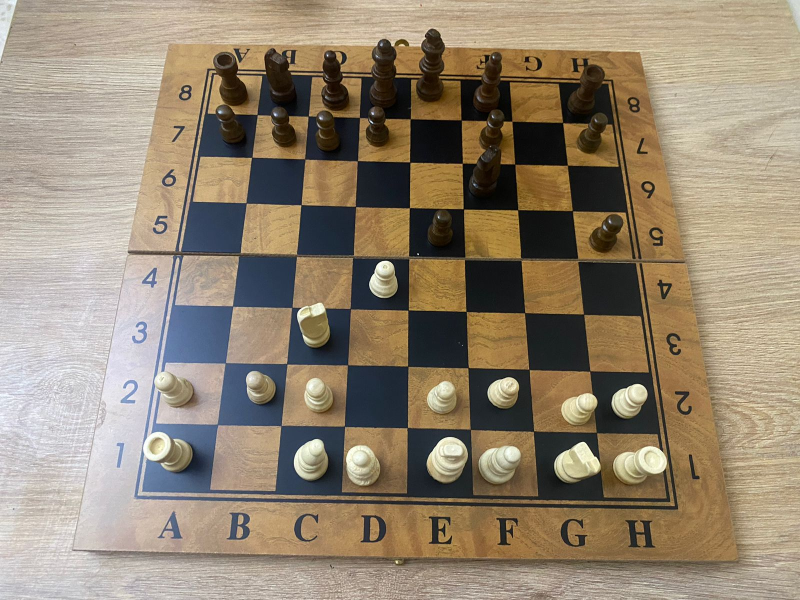
#> input picture hamza-Tests/test1.jpeg, 1600 x 1200 px, found by its file name (shown at 1/2 size)
$ python boardetection.py   (older library calls are emulated)
#> lines starting #> are read from the running program, lines starting #| are printed output that depends on the picture; after the words box and inside, x2 and y2 are one past the last pixel; in counts of white or black regions, pixels touching at a corner belong together
#> in main, img is the input picture: shape (1200, 1600, 3); mean B, G, R 113.3, 133.2, 147.2
import cv2
import PIL.Image
import numpy as np
import sys
np.set_printoptions(suppress=True, precision=2)

def scaleImageIfNeeded(img, max_width=1024, max_height=1024):
  """Scale image down to max_width / max_height keeping aspect ratio if needed. Do nothing otherwise."""
#> called with max_width = 1024, max_height = 1024
  # Input and Output is a numpy array
  img = PIL.Image.fromarray(img)
  img_width, img_height = img.size
#> img_width = 1600; img_height = 1200
  print("Image size %dx%d" % (img_width, img_height))
#| Image size 1600x1200
  aspect_ratio = min(float(max_width)/img_width, float(max_height)/img_height)
#> aspect_ratio = 0.64
  if aspect_ratio < 1.0:
    new_width, new_height = ((np.array(img.size) * aspect_ratio)).astype(int)
#> new_width = 1024; new_height = 768
    print(" Resizing to %dx%d" % (new_width, new_height))
#|  Resizing to 1024x768
    return np.array(img.resize((new_width,new_height)))
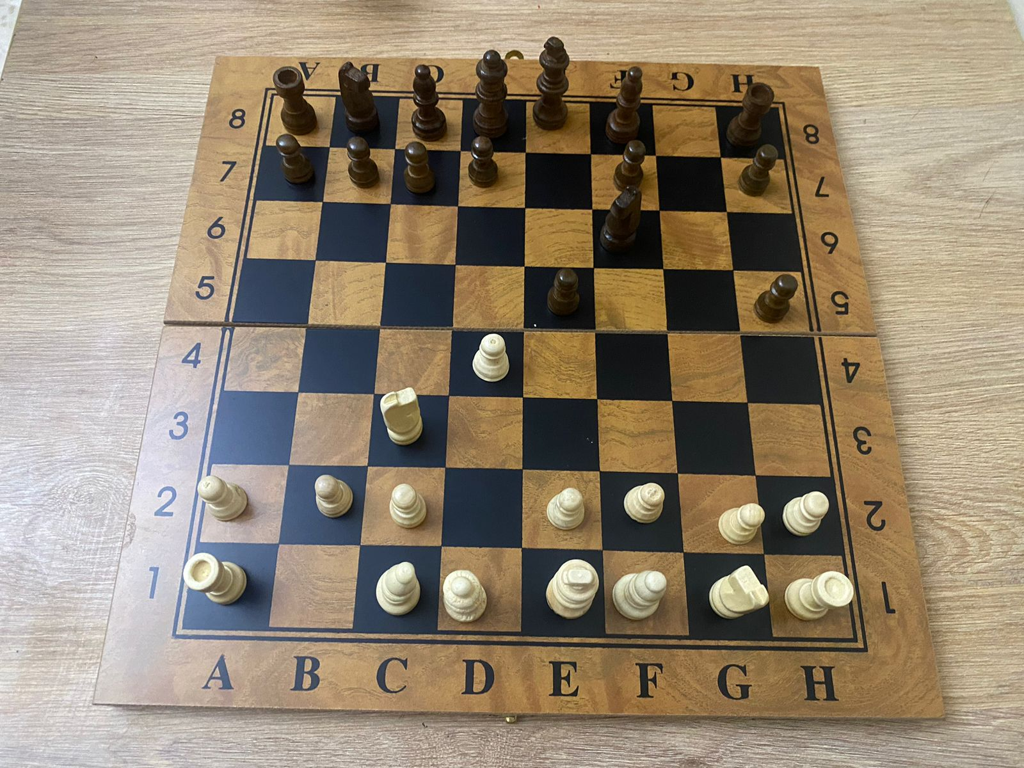
#> returned value: shape (768, 1024, 3); mean of channels 0, 1, 2 113.3, 133.2, 147.2; drawn as B, G, R
  return np.array(img)

def getAngle(a,b,c):
  # Get angle given 3 side lengths, in degrees
  return np.arccos((a*a+b*b-c*c) / (2*a*b)) * 180.0 / np.pi

# [169 lines left out: functions getSegmentThetaRho, getTwoLineSegmentIntersection, testTwoLineSegmentIntersection, getSegmentTheta, getSquareness, is_square and 4 more, not called in this run]


def findPotentialTiles(img):
  # blur img
  # img = (1.2*img - 0.2*cv2.blur(img,(3,3))).astype(np.uint8)
  img = cv2.bilateralFilter(img,3, 25, 75)
#> img: shape (768, 1024, 3)
  # img = cv2.medianBlur(img,3)
  thresh = 100
  edges_orig = cv2.Canny(img, thresh, thresh*2)
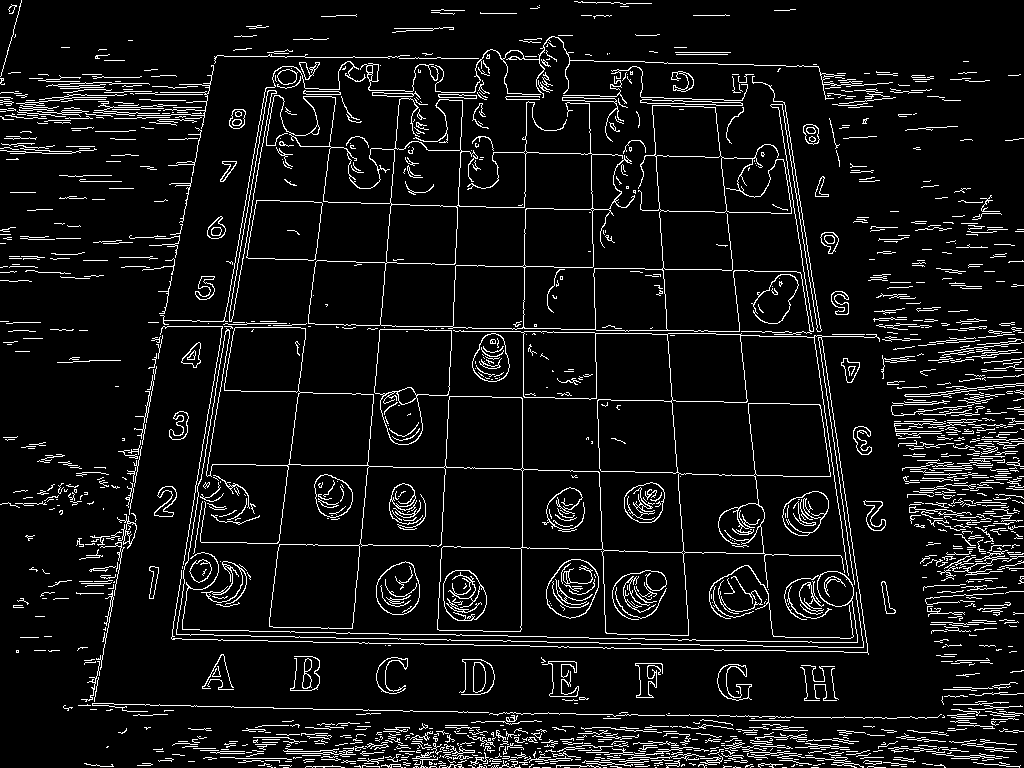
#> edges_orig: shape (768, 1024); 7.6% white in thin lines or dots

  # Morphological Gradient to get internal squares of canny edges.
  # kernel = np.ones((5,5),np.uint8)
  kernel = cv2.getStructuringElement(cv2.MORPH_ELLIPSE,(3,3))
  edges = cv2.morphologyEx(edges_orig, cv2.MORPH_GRADIENT, kernel)
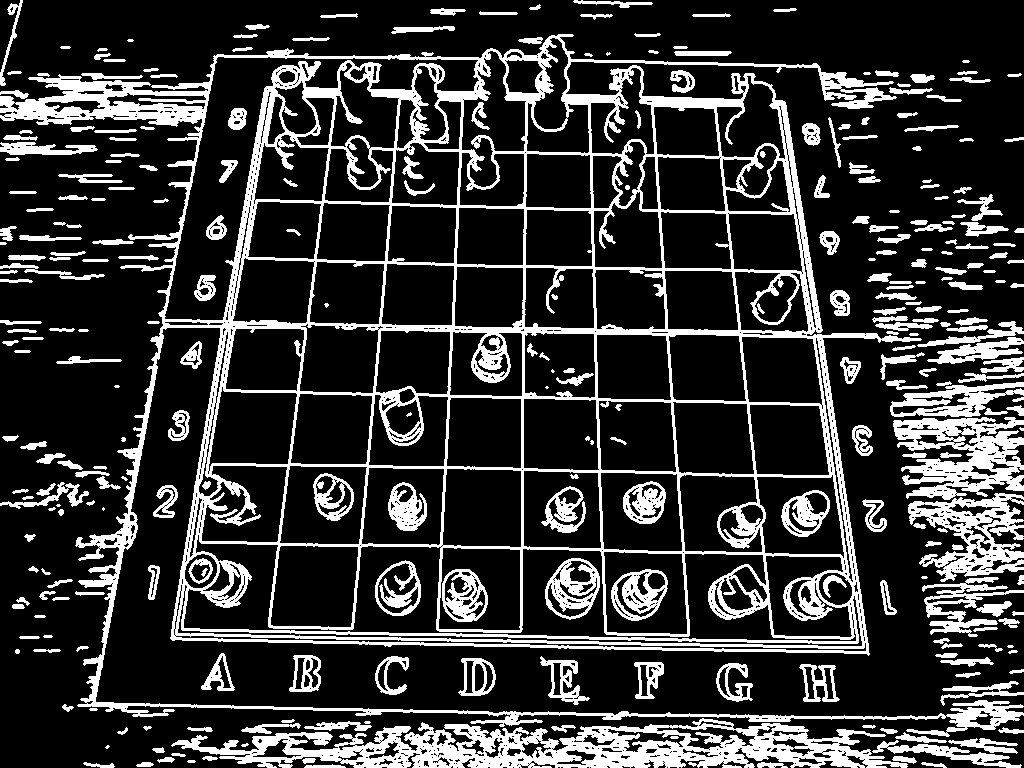
#> edges: shape (768, 1024); 20.9% white; 310 white regions (18 under 20 px)

  _, contours, hierarchy = cv2.findContours(edges, cv2.RETR_CCOMP, cv2.CHAIN_APPROX_SIMPLE)
#> contours = 1839 contours, 1257 with area under 20; largest, box (x1, y1, x2, y2) and area: (0, 34, 1024, 737) 383872, (183, 534, 857, 642) 24388, (171, 718, 908, 768) 20275, (164, 56, 480, 321) 18646, (893, 417, 1024, 500) 6612
#> (the run stopped early here; a loop or call above may not have finished)

$ run again, with hamza-Tests/chess.jpeg copied over hamza-Tests/test1.jpeg
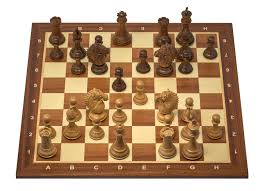
#> input picture hamza-Tests/chess.jpeg, 264 x 191 px, found by its file name
#> in main, img is the input picture: shape (191, 264, 3); mean B, G, R 131.3, 158.4, 186.8
#| Image size 264x191
#> in findPotentialTiles, `edges_orig = cv2.Canny(img, thresh, thresh*2)`:
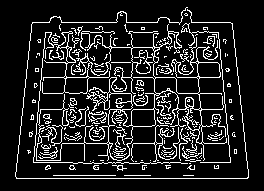
#> edges_orig: shape (191, 264); 13.6% white in thin lines or dots, all inside (x1, y1, x2, y2) = (15, 7, 249, 179)
#> in findPotentialTiles, `edges = cv2.morphologyEx(edges_orig, cv2.MORPH_GRADIENT, kernel)`:
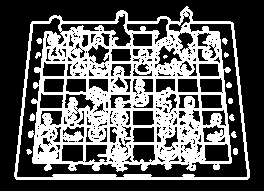
#> edges: shape (191, 264); 37.1% white; 13 white regions (1 under 20 px)
#> contours = 468 contours, 363 with area under 20; largest, box (x1, y1, x2, y2) and area: (14, 6, 250, 180) 34950, (16, 17, 248, 178) 6650, (60, 13, 132, 47) 686, (126, 18, 169, 45) 417, (204, 143, 230, 162) 410

$ run again, with hamza-Tests/test.jpeg copied over hamza-Tests/test1.jpeg
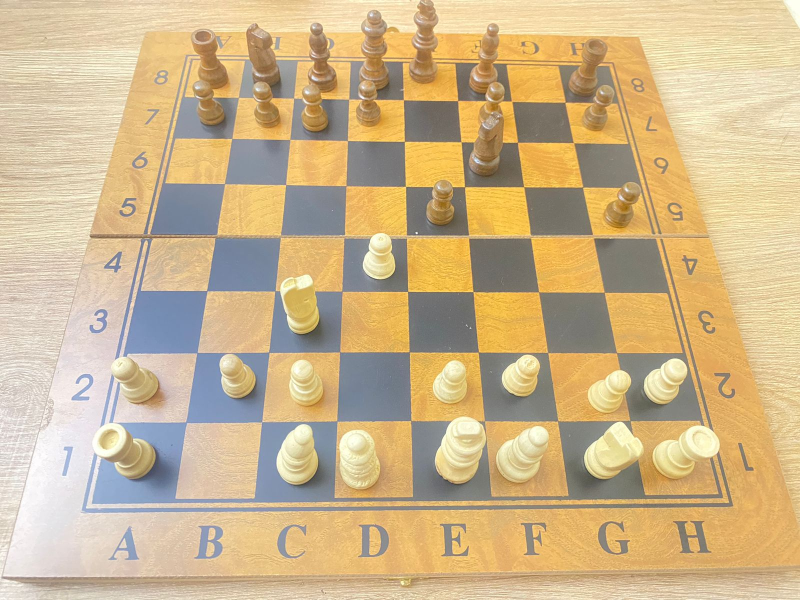
#> input picture hamza-Tests/test.jpeg, 1600 x 1200 px, found by its file name (shown at 1/2 size)
#> in main, img is the input picture: shape (1200, 1600, 3); mean B, G, R 140.3, 181.1, 204.9
#| Image size 1600x1200
#|  Resizing to 1024x768
#> img: shape (768, 1024, 3)
#> in findPotentialTiles, `edges_orig = cv2.Canny(img, thresh, thresh*2)`:
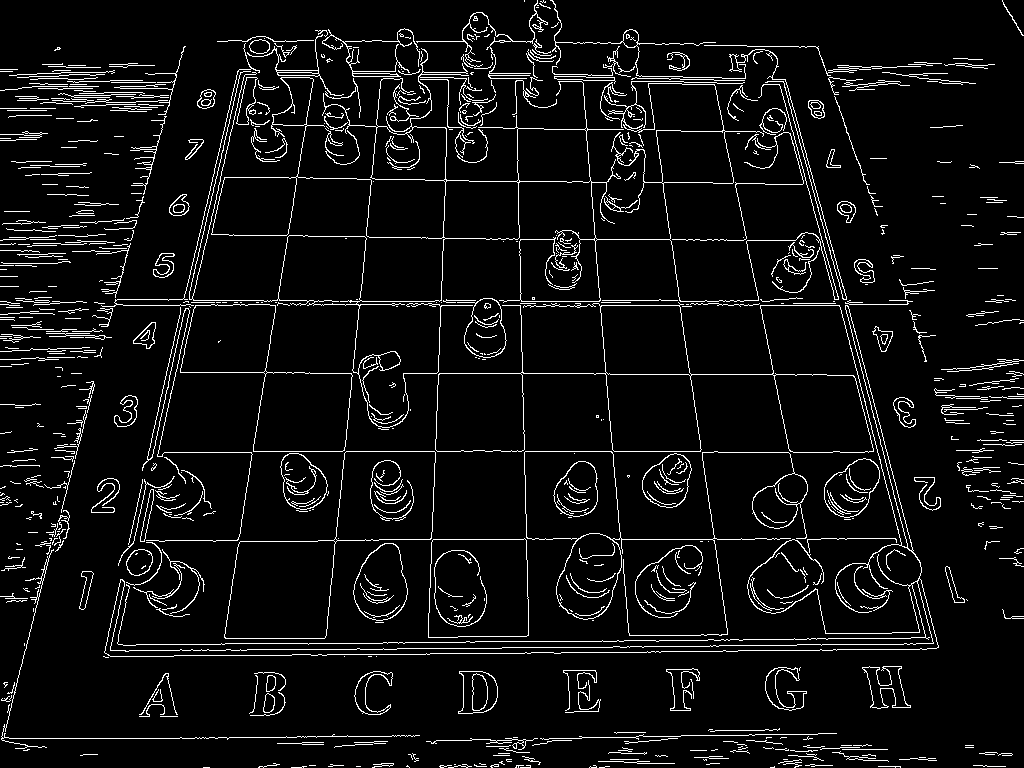
#> edges_orig: shape (768, 1024); 6.2% white in thin lines or dots
#> in findPotentialTiles, `edges = cv2.morphologyEx(edges_orig, cv2.MORPH_GRADIENT, kernel)`:
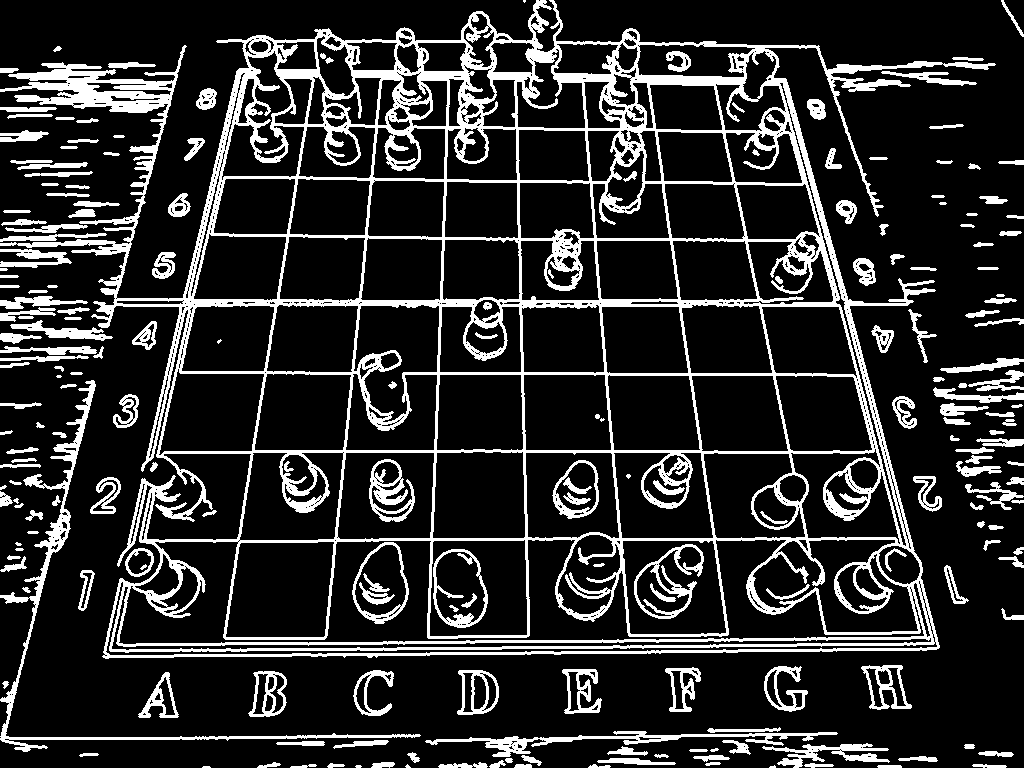
#> edges: shape (768, 1024); 17.1% white; 217 white regions (10 under 20 px)
#> contours = 1314 contours, 867 with area under 20; largest, box (x1, y1, x2, y2) and area: (0, 0, 996, 659) 422536, (118, 539, 925, 645) 29190, (225, 541, 335, 638) 9239, (429, 539, 528, 637) 9116, (622, 540, 727, 635) 8812
